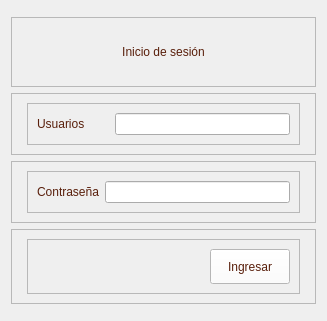
         <widget class="QWidget" name="page_inicio_sesion">
          <layout class="QVBoxLayout" name="verticalLayout_14">
           <item>
            <widget class="QFrame" name="frame_3">
             <property name="frameShape">
              <enum>QFrame::StyledPanel</enum>
             </property>
             <property name="frameShadow">
              <enum>QFrame::Raised</enum>
             </property>
            </widget>
           </item>
           <item>
            <widget class="QFrame" name="frame_4">
             <property name="frameShape">
              <enum>QFrame::StyledPanel</enum>
             </property>
             <property name="frameShadow">
              <enum>QFrame::Raised</enum>
             </property>
             <layout class="QVBoxLayout" name="verticalLayout_28">
              <item>
               <widget class="QLabel" name="label_58">
                <property name="minimumSize">
                 <size>
                  <width>0</width>
                  <height>50</height>
                 </size>
                </property>
                <property name="maximumSize">
                 <size>
                  <width>16777215</width>
                  <height>50</height>
                 </size>
                </property>
                <property name="styleSheet">
                 <string notr="true">color: rgb(89, 31, 11);
font: 75 12pt &quot;Open Sans Semibold&quot;</string>
                </property>
                <property name="text">
                 <string>Inicio de sesión</string>
                </property>
                <property name="alignment">
                 <set>Qt::AlignCenter</set>
                </property>
               </widget>
              </item>
             </layout>
            </widget>
           </item>
           <item>
            <widget class="QFrame" name="frame_5">
             <property name="frameShape">
              <enum>QFrame::StyledPanel</enum>
             </property>
             <property name="frameShadow">
              <enum>QFrame::Raised</enum>
             </property>
             <layout class="QHBoxLayout" name="horizontalLayout_3">
              <item>
               <widget class="QFrame" name="frame_15">
                <property name="frameShape">
                 <enum>QFrame::StyledPanel</enum>
                </property>
                <property name="frameShadow">
                 <enum>QFrame::Raised</enum>
                </property>
               </widget>
              </item>
              <item>
               <widget class="QFrame" name="frame_16">
                <property name="minimumSize">
                 <size>
                  <width>100</width>
                  <height>0</height>
                 </size>
                </property>
                <property name="maximumSize">
                 <size>
                  <width>300</width>
                  <height>16777215</height>
                 </size>
                </property>
                <property name="frameShape">
                 <enum>QFrame::StyledPanel</enum>
                </property>
                <property name="frameShadow">
                 <enum>QFrame::Raised</enum>
                </property>
                <layout class="QHBoxLayout" name="horizontalLayout_4">
                 <item>
                  <widget class="QLabel" name="label_4">
                   <property name="styleSheet">
                    <string notr="true">color: rgb(89, 31, 11);
font: 75 10pt &quot;Open Sans Semibold&quot;</string>
                   </property>
                   <property name="text">
                    <string>Usuarios</string>
                   </property>
                  </widget>
                 </item>
                 <item>
                  <widget class="QLineEdit" name="lineEdit_usuarios">
                   <property name="minimumSize">
                    <size>
                     <width>50</width>
                     <height>0</height>
                    </size>
                   </property>
                   <property name="maximumSize">
                    <size>
                     <width>175</width>
                     <height>16777215</height>
                    </size>
                   </property>
                   <property name="styleSheet">
                    <string notr="true">color: rgb(89, 31, 11);
font: 75 10pt &quot;Open Sans Semibold&quot;</string>
                   </property>
                   <property name="alignment">
                    <set>Qt::AlignCenter</set>
                   </property>
                  </widget>
                 </item>
                </layout>
               </widget>
              </item>
              <item>
               <widget class="QFrame" name="frame_17">
                <property name="frameShape">
                 <enum>QFrame::StyledPanel</enum>
                </property>
                <property name="frameShadow">
                 <enum>QFrame::Raised</enum>
                </property>
               </widget>
              </item>
             </layout>
            </widget>
           </item>
           <item>
            <widget class="QFrame" name="frame_6">
             <property name="frameShape">
              <enum>QFrame::StyledPanel</enum>
             </property>
             <property name="frameShadow">
              <enum>QFrame::Raised</enum>
             </property>
             <layout class="QHBoxLayout" name="horizontalLayout_5">
              <item>
               <widget class="QFrame" name="frame_75">
                <property name="frameShape">
                 <enum>QFrame::StyledPanel</enum>
                </property>
                <property name="frameShadow">
                 <enum>QFrame::Raised</enum>
                </property>
               </widget>
              </item>
              <item>
               <widget class="QFrame" name="frame_76">
                <property name="minimumSize">
                 <size>
                  <width>100</width>
                  <height>0</height>
                 </size>
                </property>
                <property name="maximumSize">
                 <size>
                  <width>300</width>
                  <height>16777215</height>
                 </size>
                </property>
                <property name="frameShape">
                 <enum>QFrame::StyledPanel</enum>
                </property>
                <property name="frameShadow">
                 <enum>QFrame::Raised</enum>
                </property>
                <layout class="QHBoxLayout" name="horizontalLayout_10">
                 <item>
                  <widget class="QLabel" name="label_3">
                   <property name="styleSheet">
                    <string notr="true">color: rgb(89, 31, 11);
font: 75 10pt &quot;Open Sans Semibold&quot;</string>
                   </property>
                   <property name="text">
                    <string>Contraseña</string>
                   </property>
                  </widget>
                 </item>
                 <item>
                  <widget class="QLineEdit" name="lineEdit_contrasena">
                   <property name="styleSheet">
                    <string notr="true">color: rgb(89, 31, 11);
font: 75 10pt &quot;Open Sans Semibold&quot;</string>
                   </property>
                   <property name="echoMode">
                    <enum>QLineEdit::Password</enum>
                   </property>
                   <property name="alignment">
                    <set>Qt::AlignCenter</set>
                   </property>
                  </widget>
                 </item>
                </layout>
               </widget>
              </item>
              <item>
               <widget class="QFrame" name="frame_77">
                <property name="frameShape">
                 <enum>QFrame::StyledPanel</enum>
                </property>
                <property name="frameShadow">
                 <enum>QFrame::Raised</enum>
                </property>
               </widget>
              </item>
             </layout>
            </widget>
           </item>
           <item>
            <widget class="QFrame" name="frame_7">
             <property name="frameShape">
              <enum>QFrame::StyledPanel</enum>
             </property>
             <property name="frameShadow">
              <enum>QFrame::Raised</enum>
             </property>
             <layout class="QHBoxLayout" name="horizontalLayout_6">
              <item>
               <widget class="QFrame" name="frame_78">
                <property name="frameShape">
                 <enum>QFrame::StyledPanel</enum>
                </property>
                <property name="frameShadow">
                 <enum>QFrame::Raised</enum>
                </property>
               </widget>
              </item>
              <item>
               <widget class="QFrame" name="frame_80">
                <property name="maximumSize">
                 <size>
                  <width>300</width>
                  <height>16777215</height>
                 </size>
                </property>
                <property name="frameShape">
                 <enum>QFrame::StyledPanel</enum>
                </property>
                <property name="frameShadow">
                 <enum>QFrame::Raised</enum>
                </property>
                <layout class="QHBoxLayout" name="horizontalLayout_9">
                 <item>
                  <spacer name="horizontalSpacer_10">
                   <property name="orientation">
                    <enum>Qt::Horizontal</enum>
                   </property>
                   <property name="sizeHint" stdset="0">
                    <size>
                     <width>173</width>
                     <height>20</height>
                    </size>
                   </property>
                  </spacer>
                 </item>
                 <item>
                  <widget class="QPushButton" name="btn_iniciar_sesion">
                   <property name="minimumSize">
                    <size>
                     <width>0</width>
                     <height>35</height>
                    </size>
                   </property>
                   <property name="styleSheet">
                    <string notr="true">QFrame{
background-color: rgb(51, 157, 255);
}

QPushButton{
color: rgb(89, 31, 11);
background-color: rgb(255, 255, 255);
font: 75 9pt &quot;Open Sans Semibold&quot;
}

QPushButton:hover{
color: rgb(255, 255, 255);
background-color: rgb(209, 172, 127);
font: 75 9pt  &quot;Open Sans Semibold&quot;
}
</string>
                   </property>
                   <property name="text">
                    <string>Ingresar</string>
                   </property>
                  </widget>
                 </item>
                </layout>
               </widget>
              </item>
              <item>
               <widget class="QFrame" name="frame_79">
                <property name="frameShape">
                 <enum>QFrame::StyledPanel</enum>
                </property>
                <property name="frameShadow">
                 <enum>QFrame::Raised</enum>
                </property>
               </widget>
              </item>
             </layout>
            </widget>
           </item>
           <item>
            <widget class="QFrame" name="frame_8">
             <property name="frameShape">
              <enum>QFrame::StyledPanel</enum>
             </property>
             <property name="frameShadow">
              <enum>QFrame::Raised</enum>
             </property>
            </widget>
           </item>
          </layout>
         </widget>
